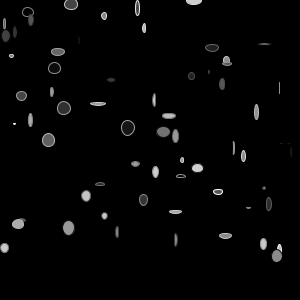
Frame 1 (no input)
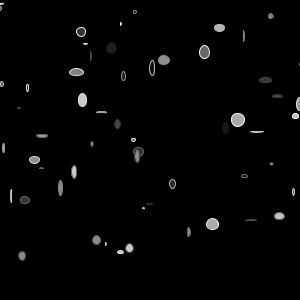
Frame 60 (the mouse pressed at the canvas centre just before this capture)
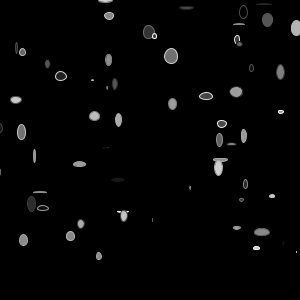
Frame 120 (the mouse held since frame 60 and released just before this capture)

The Processing sketch that drew these frames (run headless with seeded random() and noise(); from frame 60 on, the mouse is pressed at the canvas centre):

// Processing sketch: processing_39781
// ── processing_39781.pde

//Will Cordes
//Assignment 6.1, Arrays and Images
//Adapted from N. Senske, "carArray", Lecture 6

color blackNight = color(#000000); // black

int numberVariable = 65; // number of variables

float[] horizontal = new float[numberVariable]; // x-coordinate
float[] vertical = new float[numberVariable]; // y-coordinate
float[] movementVariable = new float[numberVariable]; // speed
color[] colorVariable = new color[numberVariable]; 

void setup() {
  size(300, 300);
  colorMode(RGB, width);
  smooth();

  for (int i=0; i < numberVariable; i++) {
    horizontal[i] = random(width);
    vertical[i] = i * (height/numberVariable);
    movementVariable[i] = random(1, 5);
    colorVariable[i] = color(int(random(255)));
  }
}

void draw() {
  background(blackNight);

  for (int i=0; i <numberVariable; i++) {
    stroke(random(width));
    fill(colorVariable[i]);
    ellipse(horizontal[i], vertical[i], random(15), random(15));
    
    horizontal[i] = horizontal[i]+movementVariable[i];
    if (horizontal[i]>width+15){
      horizontal[i] = -15;
    }
  }
}
